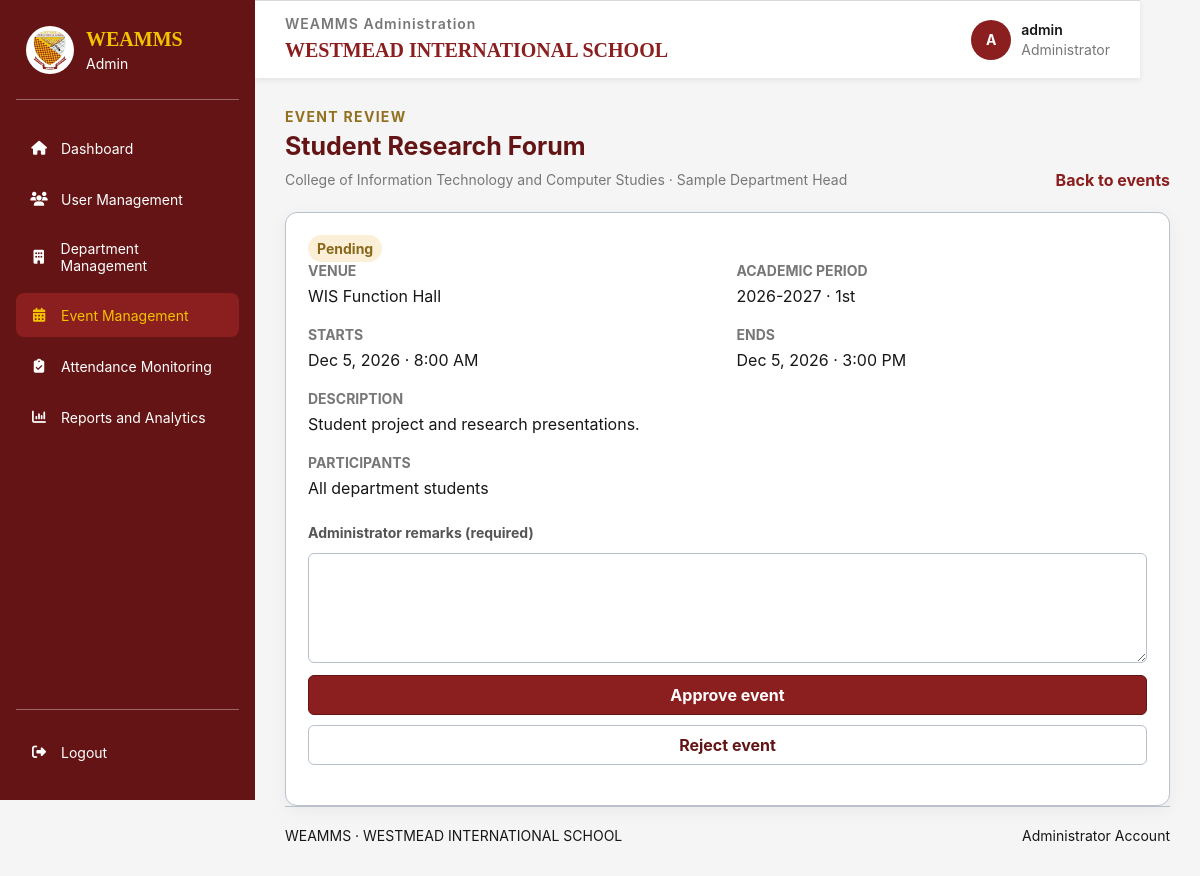
Page /admin/events/view.php?id=5 (signed in) on the committed database.
### tables this page shows
CREATE TABLE `events` (
  `event_id` bigint(20) UNSIGNED NOT NULL,
  `department_id` bigint(20) UNSIGNED NOT NULL,
  `requested_by` bigint(20) UNSIGNED NOT NULL,
  `academic_period_id` bigint(20) UNSIGNED NOT NULL,
  `event_title` varchar(200) NOT NULL,
  `event_description` text DEFAULT NULL,
  `venue` varchar(200) DEFAULT NULL,
  `start_at` datetime NOT NULL,
  `end_at` datetime NOT NULL,
  `attendance_opens_at` datetime DEFAULT NULL,
  `attendance_closes_at` datetime DEFAULT NULL,
  `event_status` enum('pending','approved','rejected','cancelled','cancellation_requested','completed') NOT NULL DEFAULT 'pending',
  `admin_reviewed_by` bigint(20) UNSIGNED DEFAULT NULL,
  `admin_reviewed_at` datetime DEFAULT NULL,
  `admin_remarks` text DEFAULT NULL,
  `cancellation_requested_at` datetime DEFAULT NULL,
  `cancellation_requested_by` bigint(20) UNSIGNED DEFAULT NULL,
  `cancellation_request_remarks` text DEFAULT NULL,
  `created_at` timestamp NOT NULL DEFAULT current_timestamp(),
  `updated_at` timestamp NOT NULL DEFAULT current_timestamp() ON UPDATE current_timestamp()
);

CREATE TABLE `departments` (
  `department_id` bigint(20) UNSIGNED NOT NULL,
  `department_code` varchar(30) NOT NULL,
  `department_name` varchar(150) NOT NULL,
  `description` text DEFAULT NULL,
  `is_active` tinyint(1) NOT NULL DEFAULT 1,
  `department_head_can_edit` tinyint(1) NOT NULL DEFAULT 0,
  `department_head_can_edit_attendance` tinyint(1) NOT NULL DEFAULT 0,
  `created_at` timestamp NOT NULL DEFAULT current_timestamp()
);

CREATE TABLE `department_heads` (
  `department_head_id` bigint(20) UNSIGNED NOT NULL,
  `user_id` bigint(20) UNSIGNED NOT NULL,
  `department_id` bigint(20) UNSIGNED NOT NULL,
  `employee_number` varchar(50) DEFAULT NULL,
  `first_name` varchar(100) NOT NULL,
  `middle_name` varchar(100) DEFAULT NULL,
  `last_name` varchar(100) NOT NULL,
  `created_at` timestamp NOT NULL DEFAULT current_timestamp()
);

CREATE TABLE `academic_periods` (
  `academic_period_id` bigint(20) UNSIGNED NOT NULL,
  `academic_year` varchar(20) NOT NULL,
  `semester` enum('1st','2nd','Summer','Other') NOT NULL DEFAULT '1st',
  `start_date` date NOT NULL,
  `end_date` date NOT NULL,
  `is_current` tinyint(1) NOT NULL DEFAULT 0,
  `created_at` timestamp NOT NULL DEFAULT current_timestamp()
);

### includes/admin_context.php (called while the page is built, shortened)
<?php
function adminEscape(mixed $value): string
{
    return htmlspecialchars((string) $value, ENT_QUOTES, 'UTF-8');
}

### admin/events/view.php (the view, shortened to what this page needs)
<?php
require_once __DIR__ . '/../../includes/admin_layout_start.php';
$eventId = filter_var($_GET['id'] ?? null, FILTER_VALIDATE_INT);
$stmt = $pdo->prepare(
    'SELECT e.*, d.department_name, ap.academic_year, ap.semester,
            dh.first_name, dh.middle_name, dh.last_name
     FROM events e
     INNER JOIN departments d ON d.department_id = e.department_id
     INNER JOIN academic_periods ap ON ap.academic_period_id = e.academic_period_id
     LEFT JOIN department_heads dh ON dh.department_head_id = e.requested_by
     WHERE e.event_id = ?'
);
$stmt->execute([$eventId]);
$event = $stmt->fetch(PDO::FETCH_ASSOC);
$participantStmt = $pdo->prepare(
    'SELECT ep.participant_type, ep.year_level, ep.section,
            s.student_number, s.first_name, s.middle_name, s.last_name
     FROM event_participants ep
     LEFT JOIN students s ON s.student_id = ep.student_id
     WHERE ep.event_id = ?
     ORDER BY ep.participant_type, ep.year_level, ep.section, s.last_name'
);
$participantStmt->execute([$eventId]);
$participants = $participantStmt->fetchAll(PDO::FETCH_ASSOC);
$status = $event['event_status'];
$headName = trim($event['first_name'] . ' ' . ($event['middle_name'] ? $event['middle_name'] . ' ' : '') . $event['last_name']);
?>
<section class="admin-content-section">
    <div class="admin-page-heading">
        <div><span class="admin-eyebrow">Event review</span><h2><?= adminEscape($event['event_title']) ?></h2><p><?= adminEscape($event['department_name']) ?> · <?= adminEscape($headName) ?></p></div>
        <a class="admin-action-link" href="<?= adminEscape($adminBaseUrl) ?>/admin/events/index.php">Back to events</a>
    </div>
    <div class="admin-panel">
        <p><span class="status-pill status-<?= adminEscape($status) ?>"><?= adminEscape(ucwords(str_replace('_', ' ', $status))) ?></span></p>
        <dl class="admin-event-details">
            <div><dt>Venue</dt><dd><?= adminEscape($event['venue'] ?: 'Not specified') ?></dd></div>
            <div><dt>Academic period</dt><dd><?= adminEscape($event['academic_year']) ?> · <?= adminEscape($event['semester']) ?></dd></div>
            <div><dt>Starts</dt><dd><?= adminEscape(date('M j, Y · g:i A', strtotime($event['start_at']))) ?></dd></div>
            <div><dt>Ends</dt><dd><?= adminEscape(date('M j, Y · g:i A', strtotime($event['end_at']))) ?></dd></div>
            <div class="admin-event-wide"><dt>Description</dt><dd><?= nl2br(adminEscape($event['event_description'] ?: 'No description provided.')) ?></dd></div>
            <div class="admin-event-wide"><dt>Participants</dt><dd>
                <?php if ($participants === []): ?>All department students<?php endif; ?>
            </dd></div>
        </dl>
        <?php if (in_array($status, ['pending', 'cancellation_requested'], true)): ?>
            <form class="admin-event-review-form" method="post" action="<?= adminEscape($adminBaseUrl) ?>/admin/events/action.php">
                <label for="remarks">Administrator remarks (required)</label>
                <textarea id="remarks" name="remarks" maxlength="2000" required rows="4"></textarea>
                <div>
                    <button class="admin-event-action" type="submit" name="decision" value="approved">
                        <?= $status === 'pending' ? 'Approve event' : 'Approve cancellation' ?>
                    </button>
                    <button class="admin-event-action admin-event-action-secondary" type="submit" name="decision" value="rejected">
                        <?= $status === 'pending' ? 'Reject event' : 'Decline cancellation' ?>
                    </button>
                </div>
            </form>
        <?php endif; ?>
    </div>
</section>
<?php require __DIR__ . '/../../includes/footer.php'; ?>
</main>
</body>
</html>

### assets/css/style.css (style rules this page uses)
:root { --wis-maroon-light: #B43737; --wis-maroon: #8B1E1E; --wis-maroon-dark: #641414; --wis-gold: #F2C300; --wis-gold-dark: #D6A900; --wis-white: #FFFFFF; --wis-light-blue: #E8F0FE; --wis-black: #171717; --wis-background: #F5F5F5; --wis-border: #B8C1CC; --wis-shadow: 0 8px 25px rgba(0, 0, 0, 0.10); }
* { box-sizing: border-box; margin: 0; padding: 0; }
html { scroll-behavior: smooth; }
body { display: flex; justify-content: center; align-items: flex-start; min-height: 100vh; padding: 0 20px; background: var(--wis-background); color: var(--wis-black); font-family: Arial, Helvetica, sans-serif; }
form { width: 100%; margin: 0 auto; }
button { display: block; width: 100%; min-height: 48px; padding: 12px 14px; border: 2px solid var(--wis-maroon); border-radius: 7px; background: var(--wis-maroon); color: var(--wis-white); font-family: Arial, Helvetica, sans-serif; font-size: 14px; font-weight: 700; cursor: pointer; transition: background 0.2s ease, border-color 0.2s ease, color 0.2s ease, transform 0.2s ease; }

### assets/css/admin.css (style rules this page uses)
body { align-items: center; }
.admin-dashboard-page { display: flex; align-items: flex-start; justify-content: flex-start; min-height: 100vh; padding: 0; background: #f5f5f5; color: #171717; font-family: 'Inter', Arial, sans-serif; }
.admin-content-section { width: 100%; max-width: 1500px; margin: 30px auto 0; }
.admin-page-heading { display: flex; align-items: flex-end; justify-content: space-between; gap: 18px; margin-bottom: 22px; }
.admin-eyebrow { display: block; margin-bottom: 5px; color: #92701f; font-size: 14px; font-weight: 700; letter-spacing: 1.3px; text-transform: uppercase; }
.admin-page-heading h2 { margin: 0; color: #641414; font-size: 25px; line-height: 1.3; }
.admin-page-heading p, .admin-panel-heading p { margin: 6px 0 0; color: #777; font-size: 14px; line-height: 1.5; }
.admin-panel { min-width: 0; padding: 22px; border: 1px solid #b8c1cc; border-radius: 12px; background: #fff; box-shadow: 0 5px 18px rgb(0 0 0 / 5%); }
.admin-filter-form, .admin-event-review-form { display: flex; align-items: center; flex-wrap: wrap; gap: 12px; margin: 0 0 18px; }
.admin-filter-form label, .admin-event-review-form label { color: #555; font-size: 14px; font-weight: 700; }
.admin-filter-form select, .admin-event-review-form textarea { min-height: 40px; padding: 8px 10px; border: 1px solid #b8c1cc; border-radius: 6px; background: #fff; color: #171717; font: inherit; }
.admin-event-review-form { align-items: stretch; flex-direction: column; margin-top: 24px; }
.admin-event-review-form textarea { min-height: 110px; resize: vertical; }
.admin-event-review-form>div { display: flex; flex-wrap: wrap; gap: 10px; }
.admin-event-action, .admin-event-action-secondary { min-height: 40px; padding: 9px 14px; border: 1px solid #641414; border-radius: 6px; background: #8b1e1e; color: #fff; font: inherit; font-weight: 700; cursor: pointer; }
.admin-event-action-secondary { border-color: #b8c1cc; background: #fff; color: #641414; }
.admin-action-link { color: #8b1e1e; font-weight: 700; text-decoration: none; }
.admin-dashboard-page .status-pill { display: inline-flex; align-items: center; padding: 5px 9px; border-radius: 20px; font-size: 14px; font-weight: 700; }
.admin-dashboard-page .status-pending, .admin-dashboard-page .status-cancellation_requested { background: #fbf0d7; color: #89671b; }
.admin-event-details { display: grid; grid-template-columns: repeat(2, minmax(0, 1fr)); gap: 18px; }
.admin-event-details dt { margin-bottom: 5px; color: #777; font-size: 14px; font-weight: 700; text-transform: uppercase; }
.admin-event-details dd { margin: 0; line-height: 1.5; }
.admin-event-wide { grid-column: 1 / -1; }

### rows in the picture
events: event_title "Student Research Forum", department.department_name "College of Information Technology and Computer Studies", requested_by.last_name "Sample Department Head", event_status "Pending", venue "WIS Function Hall", academic_period.academic_year "2026-2027", academic_period.semester "1st", start_at "Dec 5, 2026 · 8:00 AM", end_at "Dec 5, 2026 · 3:00 PM", event_description "Student project and research presentations."

### other values in the picture
str_replace('_', ' ', $role) "Admin"
$label "Dashboard"
$label "User Management"
$label "Department Management"
$label "Event Management"
$label "Attendance Monitoring"
$label "Reports and Analytics"
adminEscape($adminInitial) "A"
adminEscape($adminUsername) "admin"
$footerRoleLabel "Administrator"
